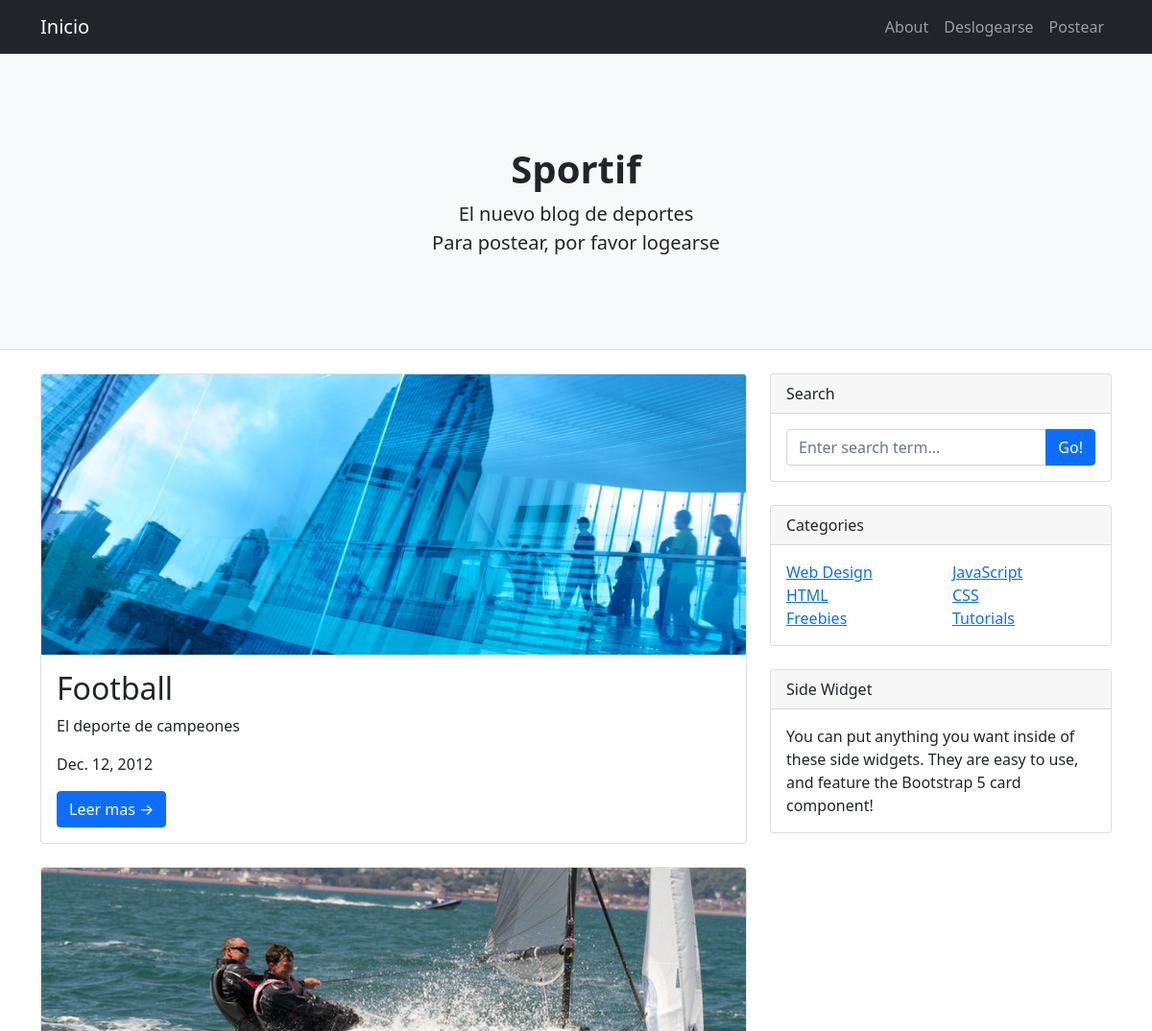
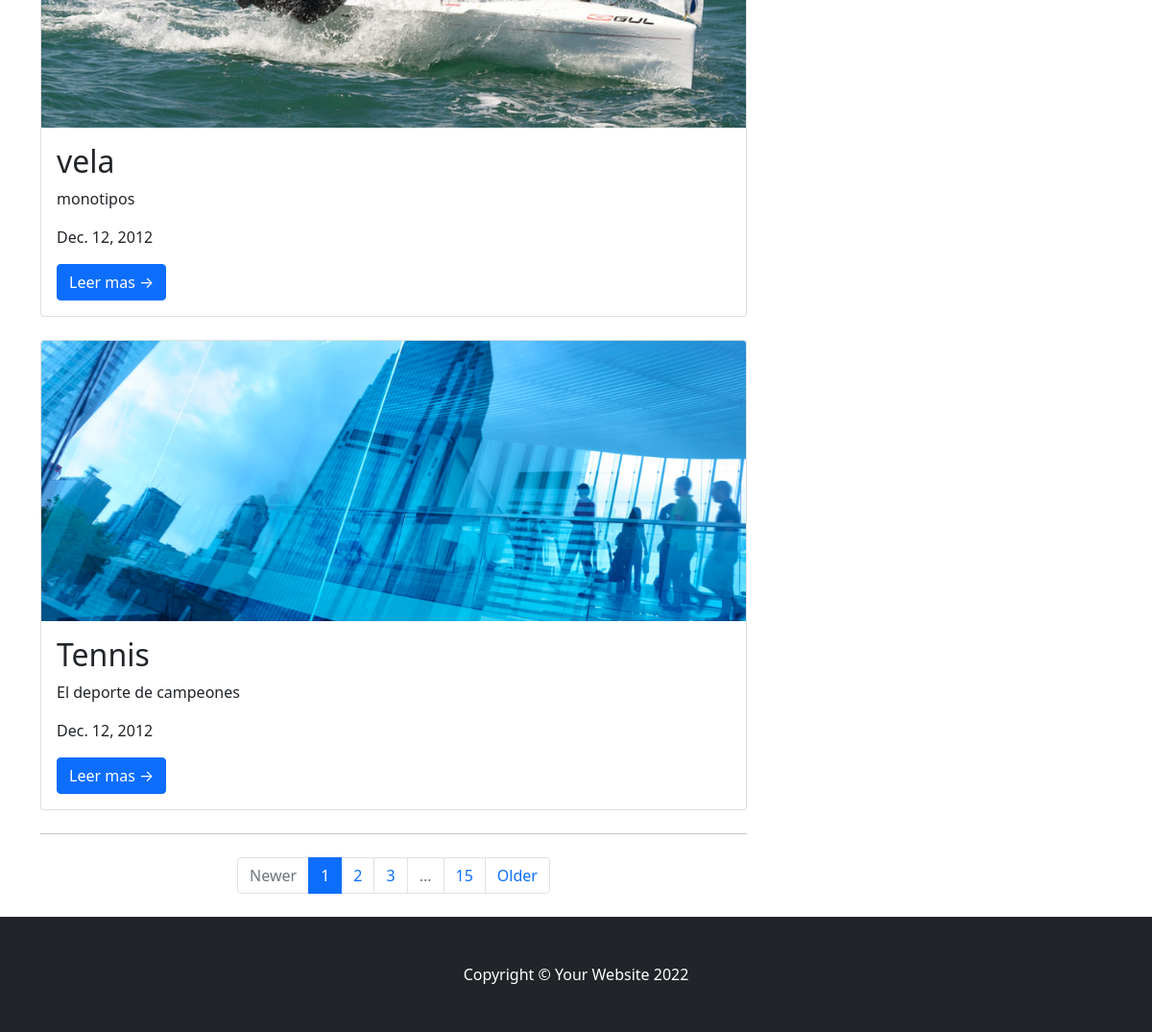
The app's page / (signed in) with its own data (2 pictures, top to bottom).
### blog/models.py (models this page shows, shortened)
class Post(models.Model):
    titulo=models.CharField(max_length=30)
    subtitulo=models.CharField(max_length=30,null=True)
    autor=models.CharField(max_length=30,null=True)
    fecha=models.DateField()
    texto=models.TextField(max_length=200)
    imagen=models.ImageField()

### blog/views.py (the view)
# urls.py: path('', inicio ,name='inicio'),
def inicio(request):
    posts=Post.objects.all()
    return render(request, 'blog/inicio.html',{'posts':posts})

### blog/templates/blog/inicio.html (shortened to what this page needs)
{% extends 'blog/padre.html' %}
{% load static %}
{% block titulo %}
<h1 class="fw-bolder">Sportif</h1>
<p class="lead mb-0">El nuevo blog de deportes</p>
<p class="lead mb-0">Para postear, por favor logearse</p>
{% endblock %}
{% block pagina %}
<div class="container">
    <div class="row">
        <div class="col-lg-8">
            {% for post in posts %}
                <div class="card mb-4">
                    <a href="#!"><img class="card-img-top" src="{{ post.imagen.url }}" alt="..." /></a>
                    <div class="card-body">
                        <h2 class="card-title">{{ post.titulo }}</h2>
                        <p class="card-text">{{ post.subtitulo }}</p>
                        <p class="card-text">{{ post.fecha }}</p>
                        <a class="btn btn-primary" href={% url 'leer_mas' post.id %}>Leer mas →</a>
                    </div>
                </div>
            {% endfor %}
            <nav aria-label="Pagination">
                <hr class="my-0" />
                <ul class="pagination justify-content-center my-4">
                    <li class="page-item disabled"><a class="page-link" href="#" tabindex="-1" aria-disabled="true">Newer</a></li>
                    <li class="page-item active" aria-current="page"><a class="page-link" href="#!">1</a></li>
                    <li class="page-item"><a class="page-link" href="#!">2</a></li>
                    <li class="page-item"><a class="page-link" href="#!">3</a></li>
                    <li class="page-item disabled"><a class="page-link" href="#!">...</a></li>
                    <li class="page-item"><a class="page-link" href="#!">15</a></li>
                    <li class="page-item"><a class="page-link" href="#!">Older</a></li>
                </ul>
            </nav>
        </div>
        <div class="col-lg-4">
            <div class="card mb-4">
                <div class="card-header">Search</div>
                <div class="card-body">
                    <div class="input-group">
                        <input class="form-control" type="text" placeholder="Enter search term..." aria-label="Enter search term..." aria-describedby="button-search" />
                        <button class="btn btn-primary" id="button-search" type="button">Go!</button>
                    </div>
                </div>
            </div>
            <div class="card mb-4">
                <div class="card-header">Categories</div>
                <div class="card-body">
                    <div class="row">
                        <div class="col-sm-6">
                            <ul class="list-unstyled mb-0">
                                <li><a href="#!">Web Design</a></li>
                                <li><a href="#!">HTML</a></li>
                                <li><a href="#!">Freebies</a></li>
                            </ul>
                        </div>
                        <div class="col-sm-6">
                            <ul class="list-unstyled mb-0">
                                <li><a href="#!">JavaScript</a></li>
                                <li><a href="#!">CSS</a></li>
                                <li><a href="#!">Tutorials</a></li>
                            </ul>
                        </div>
                    </div>
                </div>
            </div>
            <div class="card mb-4">
                <div class="card-header">Side Widget</div>
                <div class="card-body">You can put anything you want inside of these side widgets. They are easy to use, and feature the Bootstrap 5 card component!</div>
            </div>
        </div>
    </div>
</div>
{% endblock %}

### records on screen
Post: imagen (picture), titulo "Football", subtitulo "El deporte de campeones", fecha "Dec. 12, 2012"
Post: imagen (picture), titulo "vela", subtitulo "monotipos", fecha "Dec. 12, 2012"
Post: imagen (picture), titulo "Tennis", subtitulo "El deporte de campeones", fecha "Dec. 12, 2012"
